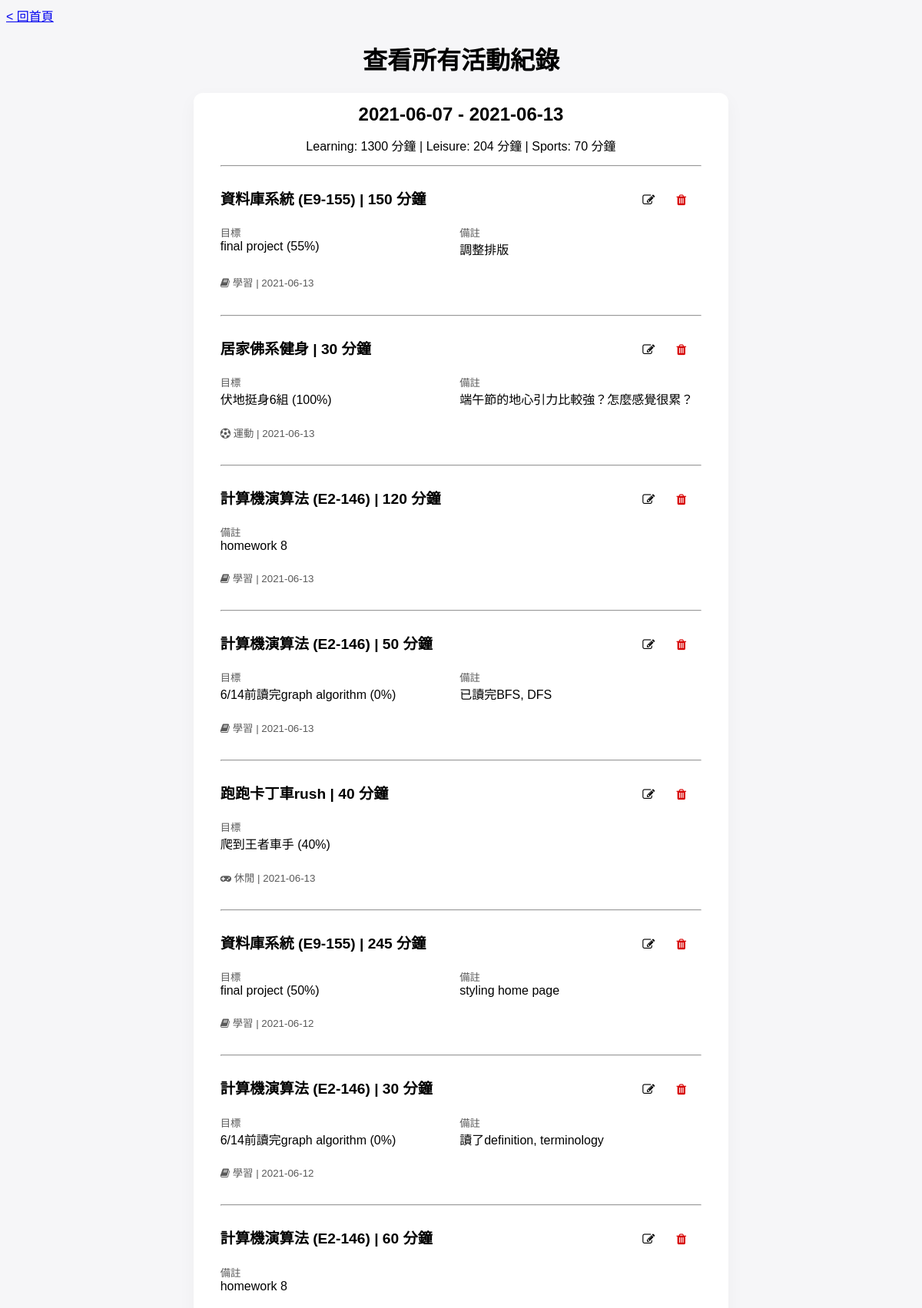
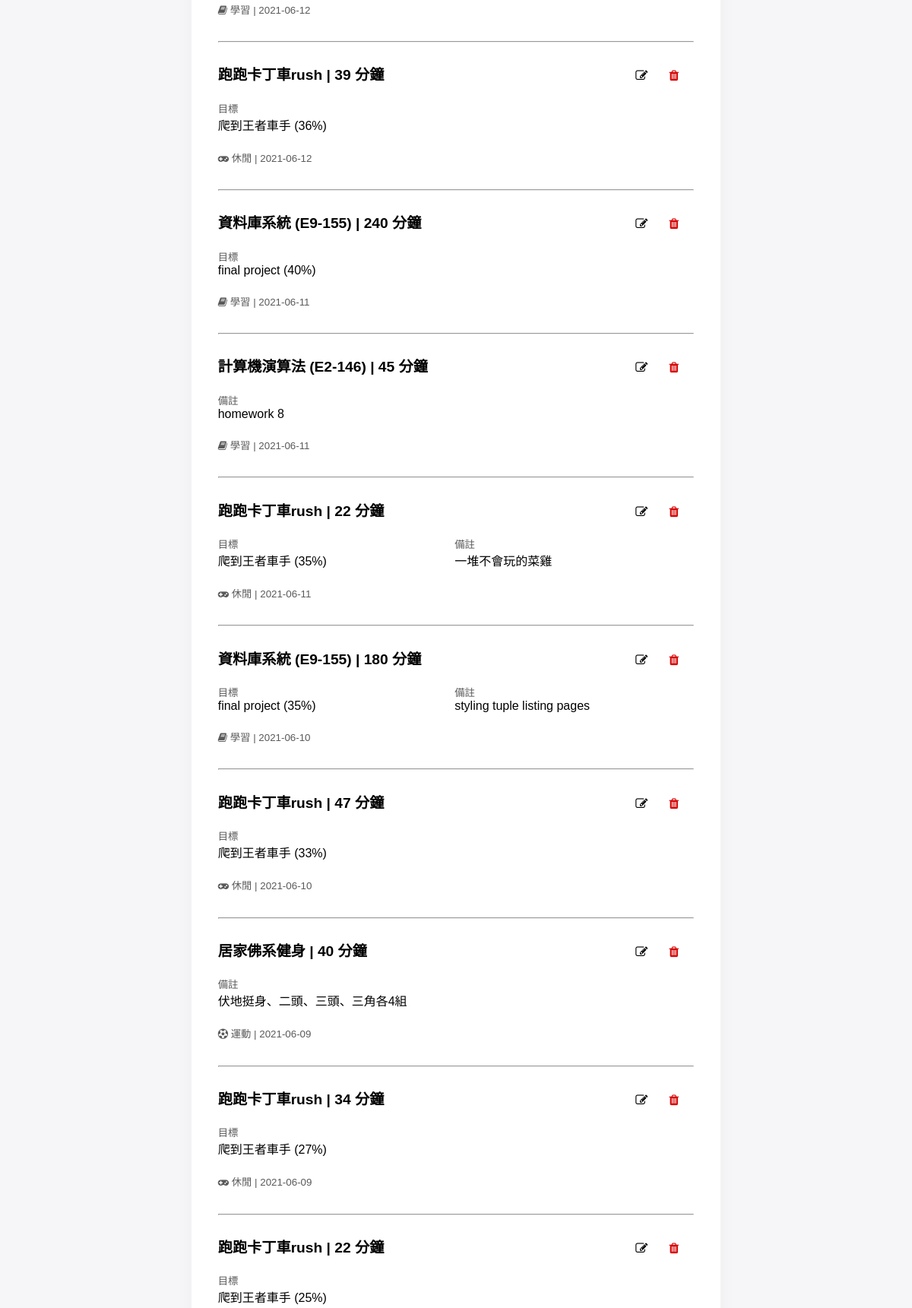
The app's page /records/listAll (upper part) with its own data (2 pictures, top to bottom).
### MainApp/models.py (models this page shows, shortened)
class Records(db.Model):
    __tablename__ = 'Records'
    ItemNumber = db.Column(db.CHAR(6), db.ForeignKey('Items.ItemNumber', ondelete='CASCADE'), primary_key=True)
    Date = db.Column(db.CHAR(10), default=datetime.today().strftime("%Y/%m/%d"))
    Duration = db.Column(db.Integer, nullable=False)
    GoalNumber = db.Column(db.CHAR(6), db.ForeignKey('Goals.GoalNumber', ondelete='SET NULL'), default=None)
    AchievePercentage = db.Column(db.Integer, default=0)
    Description = db.Column(db.VARCHAR(100))
    SetDateTime = db.Column(db.CHAR(20), primary_key=True)
    '''
    __table_args__ = (
        db.ForeignKeyConstraint(['ItemNumber'], ['Items.ItemNumber']),
        db.ForeignKeyConstraint(['GoalNumber'], ['Goals.GoalNumber']),
    )
    '''

class Items(db.Model):
    __tablename__ = 'Items'
    Category = db.Column(db.VARCHAR(20), nullable=False)
    ItemNumber = db.Column(db.CHAR(6), primary_key=True)
    Name = db.Column(db.VARCHAR(50), nullable=False)
    item_referenced_by_record = db.relationship('Records', lazy=True, cascade='delete')
    item_referenced_by_goal = db.relationship('Goals', lazy=True, cascade='delete')

class Goals(db.Model):
    __tablename__ = 'Goals'
    GoalNumber = db.Column(db.CHAR(6), primary_key=True)
    ItemNumber = db.Column(db.CHAR(6), db.ForeignKey('Items.ItemNumber', ondelete='CASCADE'), nullable=False)
    Goal = db.Column(db.VARCHAR(100), nullable=False)
    Achieved = db.Column(db.CHAR(1), nullable=False)
    AchievePercentage = db.Column(db.Integer, default=0)
    SetDate = db.Column(db.CHAR(10))
    AchieveDate = db.Column(db.CHAR(10))
    '''
    __table_args__ = (
        db.ForeignKeyConstraint(['ItemNumber'], ['Items.ItemNumber']),
    )
    '''
    goal_referenced_by_record = db.relationship('Records', lazy=True, foreign_keys='Records.GoalNumber')

### main.py (the view)
@app.route('/records/listAll')
def records_listAll():
    return records_views.listRecords()

### MainApp/templates/records/record_listAll.html (shortened to what this page needs)
<!doctype html>
<html>
    <link rel="stylesheet" href="/static/records/record_listAll_css.css">
    <link rel="stylesheet" href="https://cdnjs.cloudflare.com/ajax/libs/font-awesome/4.7.0/css/font-awesome.min.css">
    <body onload="setInfo()">
        <a href="/home" title="go to Homepage">&lt; 回首頁</a>
        <div id="recordListContainer">
            <h1 class="recordListContainer">查看所有活動紀錄</h1>
            {% for rl in records %}
            <div class="intervalContainer">
                <h2 class="interval">{{bound[loop.index0][0]}} - {{bound[loop.index0][1]}}</h2>
                <h4 class="summary">
                    {{summary[loop.index0][0].Category}}: {{summary[loop.index0][0].Total}} 分鐘
                    {% for s in summary[loop.index0][1:] %}
                 | {{s.Category}}: {{s.Total}} 分鐘
                    {% endfor %}
                </h4>
                {% for r in rl %}
                <div class="recordContainer">
                    <hr>
                    <div class="recordTitleContainer">
                    {% if r.Category == 'Learning' %}
                        <h3 class="item">{{r.Name}} ({{r.ItemNumber}}) | {{r.Duration}} 分鐘</h3>
                    {% else %}
                        <h3 class="item">{{r.Name}} | {{r.Duration}} 分鐘</h3>
                    {% endif %}
                    </div>
                    <div class="buttonContainer">
                        <button class="modifyRequestButton" onclick="sendModifyRequest('{{r.ItemNumber}}', '{{r.Date}}', '{{r.SetDateTime}}')"><i class="fa fa-edit"></i></button>
                        <button class="deleteRequestButton" onclick="deleteWarn('{{r.ItemNumber}}', '{{r.Date}}', '{{r.SetDateTime}}')"><i class="fa fa-trash"></i></button>
                    </div>
                    {% if r.Goal != None %}
                        <div class="recordInfoContainer">
                            <p class="goalTitle">目標</p>
                            <p class="goal">{{r.Goal}} ({{r.AchievePercentage}}%)</p>
                        </div>
                    {% endif %}
                    {% if r.Description != '' %}
                        <div class="recordInfoContainer">
                            <p class="descriptionTitle">備註</p>
                            <p class="description">{{r.Description}}</p>
                        </div>
                    {% endif %}
                    {% if r.Category == 'Learning' %}
                        <p class="categoryAndDate"><i class="fa fa-book"></i> 學習 | {{r.Date}}</p>
                    {% elif r.Category == 'Sports' %}
                        <p class="categoryAndDate"><i class="fa fa-soccer-ball-o"></i> 運動 | {{r.Date}}</p>
                    {% else %}
                        <p class="categoryAndDate"><i class="fa fa-gamepad"></i> 休閒 | {{r.Date}}</p>
                    {% endif %}
                    <br>
                </div>
                {% endfor %}
            </div>
            {% endfor %}
        </div>
    </body>
</html>

### MainApp/static/records/record_listAll_css.css (style rules this page uses)
body { background-color: #f6f6f8; }
a, li, div, h1, h2, h3, h4, p { font-family: sans-serif; }
h2 { text-align: center; padding-top: 2%; margin-bottom: 1%; }
h3 { font-size: larger; margin-bottom: 0%; }
h4 { margin-top: 2%; margin-bottom: 2%; font-weight: normal; text-align: center; }
#recordListContainer { width: 60%; text-align: center; margin: auto; }
.intervalContainer { background-color: white; text-align: left; border-width: 1px; border-radius: 12px; box-shadow: 0px 8px 24px rgb(13 13 18 / 4%); margin: 1% 1% 3% 1%; padding-bottom: 2%; }
.recordContainer { width: 90%; margin: auto; }
.recordTitleContainer { width: 83%; display: inline-block; }
.buttonContainer { width: 15%; margin-top: 0; text-align: right; display: inline-block; }
button { background-color: white; border-style: none; border-radius: 6px; font-size: 16px; padding: 8px 12px; cursor: pointer; }
.modifyRequestButton { color: black; }
.deleteRequestButton { color: rgb(215, 4, 4); }
.recordContainer { text-align: left; }
.recordInfoContainer { width: 49%; display: inline-block; vertical-align: top; }
.goalTitle, .descriptionTitle { color: rgb(90, 90, 90); font-size: smaller; margin-top: 5%; margin-bottom: 0%; }
.goal, .description { margin-top: 0%; }
.categoryAndDate { color: rgb(90, 90, 90); font-size: smaller; margin-top: 1%; margin-bottom: 1%; }

### records on screen
Records: Name "資料庫系統", ItemNumber "E9-155", Duration "150", Goal "final project", AchievePercentage "55", Description "調整排版", Date "2021-06-13"
Records: Name "居家佛系健身", Duration "30", Goal "伏地挺身6組", AchievePercentage "100", Description "端午節的地心引力比較強？怎麼感覺很累？", Date "2021-06-13"
Records: Name "計算機演算法", ItemNumber "E2-146", Duration "120", Description "homework 8", Date "2021-06-13"
Records: Name "計算機演算法", ItemNumber "E2-146", Duration "50", Goal "6/14前讀完graph algorithm", AchievePercentage "0", Description "已讀完BFS, DFS", Date "2021-06-13"
Records: Name "跑跑卡丁車rush", Duration "40", Goal "爬到王者車手", AchievePercentage "40", Date "2021-06-13"
Records: Name "資料庫系統", ItemNumber "E9-155", Duration "245", Goal "final project", AchievePercentage "50", Description "styling home page", Date "2021-06-12"
Records: Name "計算機演算法", ItemNumber "E2-146", Duration "30", Goal "6/14前讀完graph algorithm", AchievePercentage "0", Description "讀了definition, terminology", Date "2021-06-12"
Records: Name "計算機演算法", ItemNumber "E2-146", Duration "60", Description "homework 8", Date "2021-06-12"
Records: Name "跑跑卡丁車rush", Duration "39", Goal "爬到王者車手", AchievePercentage "36", Date "2021-06-12"
Records: Name "資料庫系統", ItemNumber "E9-155", Duration "240", Goal "final project", AchievePercentage "40", Date "2021-06-11"
Records: Name "計算機演算法", ItemNumber "E2-146", Duration "45", Description "homework 8", Date "2021-06-11"
Records: Name "跑跑卡丁車rush", Duration "22", Goal "爬到王者車手", AchievePercentage "35", Description "一堆不會玩的菜雞", Date "2021-06-11"
Records: Name "資料庫系統", ItemNumber "E9-155", Duration "180", Goal "final project", AchievePercentage "35", Description "styling tuple listing pages", Date "2021-06-10"
Records: Name "跑跑卡丁車rush", Duration "47", Goal "爬到王者車手", AchievePercentage "33", Date "2021-06-10"
Records: Name "居家佛系健身", Duration "40", Description "伏地挺身、二頭、三頭、三角各4組", Date "2021-06-09"
Records: Name "跑跑卡丁車rush", Duration "34", Goal "爬到王者車手", AchievePercentage "27", Date "2021-06-09"
Records: Name "跑跑卡丁車rush", Duration "22", Goal "爬到王者車手", AchievePercentage "25"

### other values on screen
{{ bound[loop.index0][0] }} "2021-06-07"
{{ bound[loop.index0][1] }} "2021-06-13"
{{ summary[loop.index0][0].Category }} "Learning"
{{ summary[loop.index0][0].Total }} "1300"
{{ s.Category }} "Leisure" "Sports"
{{ s.Total }} "204" "70"
